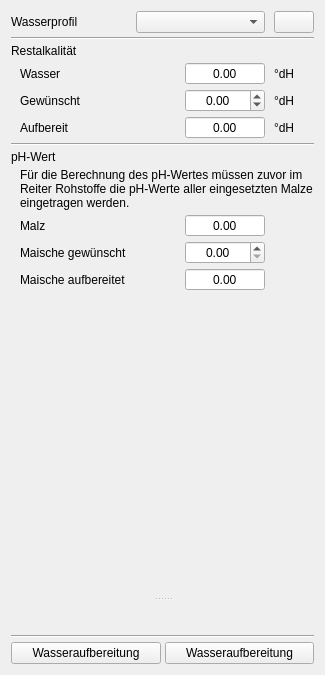
      <widget class="QWidget" name="tabWasseraufbereitung">
       <attribute name="icon">
        <iconset theme="wasseraufbereitung"/>
       </attribute>
       <attribute name="title">
        <string>Wasseraufbereitung</string>
       </attribute>
       <layout class="QVBoxLayout" name="verticalLayout_14">
        <property name="spacing">
         <number>4</number>
        </property>
        <item>
         <layout class="QGridLayout" name="gridLayout_6">
          <property name="horizontalSpacing">
           <number>9</number>
          </property>
          <property name="verticalSpacing">
           <number>4</number>
          </property>
          <item row="3" column="3">
           <widget class="QLabel" name="label_72">
            <property name="text">
             <string notr="true">°dH</string>
            </property>
           </widget>
          </item>
          <item row="3" column="2">
           <widget class="DoubleSpinBoxSud" name="tbRestalkalitaetWasser">
            <property name="toolTip">
             <string>&lt;html&gt;&lt;head/&gt;&lt;body&gt;&lt;p&gt;Hier wird die &lt;span style=&quot; font-weight:600;&quot;&gt;Restalkalität &lt;/span&gt;vom &lt;span style=&quot; font-weight:600;&quot;&gt;unbehandelten Wasser&lt;/span&gt; angegeben.&lt;/p&gt;&lt;p&gt;Die muss nicht zwingend Leitungs- oder Brunnenwasser sein, es kann auch destilliertes oder Osmosewasser sein. Entscheidend für die Wasseraufbereitung ist die Restalkalität, die die Menge der Aufsalzung bestimmt.&lt;/p&gt;&lt;p&gt;Manche Wasserprofile wie das extrem sulfathaltige Wasser von Burton-on-Trent verhindern eine Aufbereitung mit Hauswasser. Die Werte sind so extrem, dass Calcium, Magnesium, Sulfat, Natrium und Chlorid nicht in das gewünschte Verhältnis gebracht werden können.&lt;/p&gt;&lt;p&gt;Viele Brauer, vor allem wenn sie sehr hartes Wasser haben, greifen in solchen Fällen auf &lt;span style=&quot; font-weight:600;&quot;&gt;Osmosewasser&lt;/span&gt; zurück und salzen gezielt ausgehend von entmineralisiertem Wasser auf. Dafür sind allerdings profunde Kenntnisse der Wasserchemie nötig. Fachforen, seltener Fachbücher, sind hier eine große Hilfe.&lt;/p&gt;&lt;p&gt;Der Kleine Brauhelfer unterstützt den Brauer entscheidend dabei sein Leitungs- oder Brunnnwasser und ein Wasserprofil abzustimmen.&lt;/p&gt;&lt;p&gt;Dazu wird zuerst das &lt;span style=&quot; font-weight:600;&quot;&gt;Rohwasser &lt;/span&gt;im &lt;span style=&quot; font-weight:600;&quot;&gt;Tab Ausrüstung&lt;/span&gt; gewählt, dann das &lt;span style=&quot; font-weight:600;&quot;&gt;Wasserprofil &lt;/span&gt;im &lt;span style=&quot; font-weight:600;&quot;&gt;Tab Rohstoffe&lt;/span&gt;. Anhand der Differenzen tastet man sich an das gewählte Profil mit Salzen und Säuren heran.&lt;/p&gt;&lt;/body&gt;&lt;/html&gt;</string>
            </property>
            <property name="alignment">
             <set>Qt::AlignmentFlag::AlignCenter</set>
            </property>
            <property name="readOnly">
             <bool>true</bool>
            </property>
            <property name="buttonSymbols">
             <enum>QAbstractSpinBox::ButtonSymbols::NoButtons</enum>
            </property>
            <property name="decimals">
             <number>2</number>
            </property>
            <property name="minimum">
             <double>-99.000000000000000</double>
            </property>
            <property name="maximum">
             <double>99.000000000000000</double>
            </property>
           </widget>
          </item>
          <item row="5" column="3">
           <widget class="QLabel" name="label_74">
            <property name="text">
             <string notr="true">°dH</string>
            </property>
           </widget>
          </item>
          <item row="9" column="0">
           <widget class="QLabel" name="lblPhMalz">
            <property name="text">
             <string>Malz</string>
            </property>
            <property name="indent">
             <number>9</number>
            </property>
           </widget>
          </item>
          <item row="9" column="2">
           <widget class="DoubleSpinBoxSud" name="tbPhMalz">
            <property name="toolTip">
             <string>&lt;html&gt;&lt;head/&gt;&lt;body&gt;&lt;p&gt;Hier wird der &lt;span style=&quot; font-weight:600;&quot;&gt;pH-Wert der Schüttung&lt;/span&gt; angegeben. Zuvor müssen im Reiter &lt;span style=&quot; font-style:italic;&quot;&gt;Rohstoffe&lt;/span&gt; die pH-Werte aller Malze eingetragen werden.&lt;/p&gt;&lt;p&gt;Malze wirken im warmen Brauwasser leicht sauer, indem sie den pH-Wert senken. Man spricht daher von einem eigenen pH-Wert von Malz, den Schrot-pH. Malze wirken um so sauer, je dunkler sie sind. Zusätzlich ist die Malzsorte ein wichtiger Faktor. Karamellmalze oder Röstmalze etwa wirken säuresenkender als Basismalze oder Rohfrucht.&lt;/p&gt;&lt;p&gt;Ausführlich iInformationen zur Wasserchemie im allgemeinen und zur Säurebildung von Malz finden sich auf der &lt;a href=&quot;https://maischemalzundmehr.de/index.php?inhaltmitte=toolswasserrechner&quot;&gt;&lt;span style=&quot; text-decoration: underline; color:#0068da;&quot;&gt;Wasserseite von Maische, Malz und Meh&lt;/span&gt;&lt;/a&gt;r (auf Deutsch) und auf den Seiten vom amerikanischen Brauer und &lt;a href=&quot;https://www.brunwater.com/water-knowledge&quot;&gt;&lt;span style=&quot; text-decoration: underline; color:#0068da;&quot;&gt;Wasserspezialist Martin Brungard &lt;/span&gt;&lt;/a&gt;und seines Tools Brew'n Water (auf Englisch).&lt;/p&gt;&lt;p&gt;Wasserchemie gehört im Brauwesen mit zu den schwersten Kapiteln. Viele gute Artikel finden sich neben Fachbüchern auch bei Aquaristen. Wasserversorger müssen aktuelle, regionale Daten spätestens auf Anfrage bereitstellen.&lt;/p&gt;&lt;/body&gt;&lt;/html&gt;</string>
            </property>
            <property name="alignment">
             <set>Qt::AlignmentFlag::AlignCenter</set>
            </property>
            <property name="readOnly">
             <bool>true</bool>
            </property>
            <property name="buttonSymbols">
             <enum>QAbstractSpinBox::ButtonSymbols::NoButtons</enum>
            </property>
            <property name="decimals">
             <number>2</number>
            </property>
           </widget>
          </item>
          <item row="5" column="0">
           <widget class="QLabel" name="label_73">
            <property name="text">
             <string>Aufbereit</string>
            </property>
            <property name="indent">
             <number>9</number>
            </property>
           </widget>
          </item>
          <item row="4" column="3">
           <widget class="QLabel" name="label_70">
            <property name="minimumSize">
             <size>
              <width>40</width>
              <height>0</height>
             </size>
            </property>
            <property name="text">
             <string notr="true">°dH</string>
            </property>
           </widget>
          </item>
          <item row="7" column="0" colspan="4">
           <widget class="QLabel" name="label_76">
            <property name="text">
             <string>pH-Wert</string>
            </property>
           </widget>
          </item>
          <item row="6" column="0" colspan="4">
           <widget class="Line" name="line_13">
            <property name="orientation">
             <enum>Qt::Orientation::Horizontal</enum>
            </property>
           </widget>
          </item>
          <item row="1" column="0" colspan="4">
           <widget class="Line" name="line_6">
            <property name="orientation">
             <enum>Qt::Orientation::Horizontal</enum>
            </property>
           </widget>
          </item>
          <item row="2" column="0" colspan="4">
           <widget class="QLabel" name="label_75">
            <property name="text">
             <string>Restalkalität</string>
            </property>
           </widget>
          </item>
          <item row="3" column="0">
           <widget class="QLabel" name="label_69">
            <property name="text">
             <string>Wasser</string>
            </property>
            <property name="indent">
             <number>9</number>
            </property>
           </widget>
          </item>
          <item row="11" column="0">
           <widget class="QLabel" name="lblPhMaische">
            <property name="text">
             <string>Maische aufbereitet</string>
            </property>
            <property name="indent">
             <number>9</number>
            </property>
           </widget>
          </item>
          <item row="11" column="2">
           <widget class="DoubleSpinBoxSud" name="tbPhMaische">
            <property name="toolTip">
             <string>&lt;html&gt;&lt;head/&gt;&lt;body&gt;&lt;p&gt;Hier wird der &lt;span style=&quot; font-weight:600;&quot;&gt;pH-Wert der Maische&lt;/span&gt; angegeben. Zuvor müssen im Reiter &lt;span style=&quot; font-style:italic;&quot;&gt;Rohstoffe&lt;/span&gt; die pH-Werte aller Malze eingetragen werden. Malze haben je nach Sorte einen unterschiedlichen Malz-pH. Zusammen mit dem Wasser-pH addieren sich sich zum Maische-pH zusammen.&lt;/p&gt;&lt;/body&gt;&lt;/html&gt;</string>
            </property>
            <property name="alignment">
             <set>Qt::AlignmentFlag::AlignCenter</set>
            </property>
            <property name="readOnly">
             <bool>true</bool>
            </property>
            <property name="buttonSymbols">
             <enum>QAbstractSpinBox::ButtonSymbols::NoButtons</enum>
            </property>
            <property name="decimals">
             <number>2</number>
            </property>
           </widget>
          </item>
          <item row="5" column="2">
           <widget class="DoubleSpinBoxSud" name="tbRestalkalitaetIst">
            <property name="toolTip">
             <string>&lt;html&gt;&lt;head/&gt;&lt;body&gt;&lt;p&gt;Hier wird die &lt;span style=&quot; font-weight:600;&quot;&gt;Restalkalität des aufbereiteten Wassers&lt;/span&gt; angegeben. Diese setzt sich zusammen aus der Restalkalität des Wassers und der Restalkalität der unten eingetragenen Wasseraufbereitungsmitteln.&lt;/p&gt;&lt;p&gt;Die Restalkalität wird im deutschsprachigen Raum in deutscher Härte °dH als Gesamthärte angegeben. Wochtig für den Brauer sit jedoch allein die Carbonathärte °dH. In der Schweiz finden sich häufig französische Härtegrad °fH.&lt;/p&gt;&lt;p&gt;Die deutsche Härte Sie definiert sich duch die Menge Calciumcarbonat mmol/l. Brauer benötigen in den meisten Fällen weiches Wasser. Der Grund liegt darin, dass weiches Wasser die Hefeaktivität fördert, mehr aber noch – und gerade bei hellen Biere – die Hopfenbittere angenehm weich und nicht kratzig wirken lässt.&lt;/p&gt;&lt;/body&gt;&lt;/html&gt;</string>
            </property>
            <property name="alignment">
             <set>Qt::AlignmentFlag::AlignCenter</set>
            </property>
            <property name="readOnly">
             <bool>true</bool>
            </property>
            <property name="buttonSymbols">
             <enum>QAbstractSpinBox::ButtonSymbols::NoButtons</enum>
            </property>
            <property name="decimals">
             <number>2</number>
            </property>
            <property name="minimum">
             <double>-99.000000000000000</double>
            </property>
            <property name="maximum">
             <double>99.000000000000000</double>
            </property>
           </widget>
          </item>
          <item row="10" column="2">
           <widget class="DoubleSpinBoxSud" name="tbPhMaischeSoll">
            <property name="toolTip">
             <string>&lt;html&gt;&lt;head/&gt;&lt;body&gt;&lt;p&gt;Hier wird ein &lt;span style=&quot; font-weight:600;&quot;&gt;gewünschter pH-Wert &lt;/span&gt;der&lt;span style=&quot; font-weight:600;&quot;&gt; Maische&lt;/span&gt; angegeben. Zuvor müssen im Reiter &lt;span style=&quot; font-style:italic;&quot;&gt;Rohstoffe&lt;/span&gt; die pH-Werte aller Malze eingetragen werden.&lt;/p&gt;&lt;p&gt;Für den Maischprozess sollte der pH-Wert zwischen 5.3 und 5.7 liegen. &lt;/p&gt;&lt;p&gt;Additive wie Salze und Säuren, aber auch laugisch wirkende Zusätze stellen den gewünschten Maische-pH ein, wenn Schüttung und Brauwasser nicht den angepeilten Werten entsprechen.&lt;/p&gt;&lt;/body&gt;&lt;/html&gt;</string>
            </property>
            <property name="alignment">
             <set>Qt::AlignmentFlag::AlignCenter</set>
            </property>
            <property name="decimals">
             <number>2</number>
            </property>
            <property name="singleStep">
             <double>0.010000000000000</double>
            </property>
           </widget>
          </item>
          <item row="0" column="0">
           <widget class="QLabel" name="label_17">
            <property name="text">
             <string>Wasserprofil</string>
            </property>
           </widget>
          </item>
          <item row="4" column="0">
           <widget class="QLabel" name="label_71">
            <property name="text">
             <string>Gewünscht</string>
            </property>
            <property name="indent">
             <number>9</number>
            </property>
           </widget>
          </item>
          <item row="10" column="0">
           <widget class="QLabel" name="lblPhMaischeSoll">
            <property name="text">
             <string>Maische gewünscht</string>
            </property>
            <property name="indent">
             <number>9</number>
            </property>
           </widget>
          </item>
          <item row="4" column="2">
           <widget class="DoubleSpinBoxSud" name="tbRestalkalitaetSoll">
            <property name="minimumSize">
             <size>
              <width>80</width>
              <height>0</height>
             </size>
            </property>
            <property name="toolTip">
             <string>&lt;html&gt;&lt;head/&gt;&lt;body&gt;&lt;p&gt;Hier wird die &lt;span style=&quot; font-weight:600;&quot;&gt;gewünschte Restalkalität&lt;/span&gt; eingestellt. Sie ist mithin ein Faktor für den richtigen pH-Wert beim Maischen. Ein hoher Wert erhöht den pH-Wert der Maische und mindert die Enymaktivität des Malzes und umgekehrt. Allgemein verlangen helle und hopfenaromatische Biere einen Wert kleiner als 5°dH. Dunkle Biere beinhalten säurefördernde dunkle Malze . Hier sind bis zu 10°dH ein Richtwert&lt;/p&gt;&lt;p&gt;&lt;span style=&quot; font-weight:600;&quot;&gt;Typische Werte:&lt;/span&gt;&lt;/p&gt;&lt;table border=&quot;0&quot; style=&quot; margin-top:0px; margin-bottom:0px; margin-left:0px; margin-right:0px;&quot; cellspacing=&quot;2&quot; cellpadding=&quot;0&quot;&gt;&lt;tr&gt;&lt;td&gt;&lt;p&gt;Helles &lt;/p&gt;&lt;/td&gt;&lt;td&gt;&lt;p&gt;-3 – 0°dH&lt;/p&gt;&lt;/td&gt;&lt;/tr&gt;&lt;tr&gt;&lt;td&gt;&lt;p&gt;Bock hell&lt;/p&gt;&lt;/td&gt;&lt;td&gt;&lt;p&gt;5 – 10°dH&lt;/p&gt;&lt;/td&gt;&lt;/tr&gt;&lt;tr&gt;&lt;td&gt;&lt;p&gt;Export &lt;/p&gt;&lt;/td&gt;&lt;td&gt;&lt;p&gt;0 – 2°dH&lt;/p&gt;&lt;/td&gt;&lt;/tr&gt;&lt;tr&gt;&lt;td&gt;&lt;p&gt;Alt &lt;/p&gt;&lt;/td&gt;&lt;td&gt;&lt;p&gt;0 – 5°dH&lt;/p&gt;&lt;/td&gt;&lt;/tr&gt;&lt;tr&gt;&lt;td&gt;&lt;p&gt;Kölsch &lt;/p&gt;&lt;/td&gt;&lt;td&gt;&lt;p&gt;-3 – 0°dH&lt;/p&gt;&lt;/td&gt;&lt;/tr&gt;&lt;tr&gt;&lt;td&gt;&lt;p&gt;Pilsener &lt;/p&gt;&lt;/td&gt;&lt;td&gt;&lt;p&gt;-2 – 0°dH&lt;/p&gt;&lt;/td&gt;&lt;/tr&gt;&lt;tr&gt;&lt;td&gt;&lt;p&gt;Weizen&lt;/p&gt;&lt;/td&gt;&lt;td&gt;&lt;p&gt;5 – 10°dH&lt;/p&gt;&lt;/td&gt;&lt;/tr&gt;&lt;tr&gt;&lt;td&gt;&lt;p&gt;Stout&lt;/p&gt;&lt;/td&gt;&lt;td&gt;&lt;p&gt;5 – 10°dH&lt;/p&gt;&lt;/td&gt;&lt;/tr&gt;&lt;tr&gt;&lt;td&gt;&lt;p&gt;IPA&lt;/p&gt;&lt;/td&gt;&lt;td&gt;&lt;p&gt;-3 – 0°dH&lt;/p&gt;&lt;/td&gt;&lt;/tr&gt;&lt;/table&gt;&lt;p&gt;Die &lt;span style=&quot; font-weight:600;&quot;&gt;Restalkalität&lt;/span&gt; (RA) des Brauwassers ist entscheidend für den &lt;span style=&quot; font-weight:600;&quot;&gt;pH-Wert&lt;/span&gt; der Maischearbeit und somit für die Effizienz der Stärkespaltung, somit der Frage, ob das Bier mit der Schüttung gelingt. Zugleich ist der pH-Wert beim Maischen Ausgangspunkt aller weiterer Brauschritte.&lt;/p&gt;&lt;p&gt;Brauwasser ist kein reines Wasser, sondern enthält Salze und Ionen wie Chlorid (Cl⁻) und Sulfat (SO₄²⁻), die sich gemschmacklich auswirken. Während des Einmaischens wird das Brauwasser durch das Malz angesäuert. Es reichern sich Hydronium-Ionen (H⁺) an, was zu einem Abfall des pH-Wertes führt. Dabei verhalten sich dunkle Malze generell saurer als hell abgedarrte Malze. Ungehindert senkt sich der pH-Wert dadurch von allein in einen für den Maischeprozess günstigen Bereich zwischen &lt;span style=&quot; font-weight:600;&quot;&gt;pH 5,2 bis 5,8&lt;/span&gt; ab. &lt;/p&gt;&lt;p&gt;Der Knackpunkt ist, dass manches Wasser sich diesem pH-Abfall widersetzt. Dieses Alkalität genannte Phänomen gründet in der Konzentration des Ions Bicarbonat, chemisch &lt;span style=&quot; font-weight:600;&quot;&gt;HCO³⁻&lt;/span&gt;. Das HCO³⁻ fängt die H+-Ionen einfach ab. Die pH-Wert-senkende Wirkung der H+-Ionen verpufft wirkungslos. Dieser Effekt ist um so größer, je mehr HCO3- im Wassser vorhanden ist.&lt;/p&gt;&lt;p&gt;Damit erklärt sich simpel, warum mancher Bierstil mit dem einen Brauwasser funktioniert, ein anderer dagegen nicht. Mithin ist das der Grund, warum Hobbybrauer ihr Wasser vorbehandeln und Salze wie Calciumsulfat (Braugips) hinzugeben, um doch erfolgreich ein Bier oder ein IPA brauen zu können.&lt;/p&gt;&lt;/body&gt;&lt;/html&gt;</string>
            </property>
            <property name="alignment">
             <set>Qt::AlignmentFlag::AlignCenter</set>
            </property>
            <property name="readOnly">
             <bool>false</bool>
            </property>
            <property name="decimals">
             <number>2</number>
            </property>
            <property name="minimum">
             <double>-99.000000000000000</double>
            </property>
            <property name="maximum">
             <double>99.000000000000000</double>
            </property>
            <property name="singleStep">
             <double>0.100000000000000</double>
            </property>
           </widget>
          </item>
          <item row="3" column="1">
           <spacer name="horizontalSpacer_7">
            <property name="orientation">
             <enum>Qt::Orientation::Horizontal</enum>
            </property>
            <property name="sizeHint" stdset="0">
             <size>
              <width>40</width>
              <height>20</height>
             </size>
            </property>
           </spacer>
          </item>
          <item row="8" column="0" colspan="4">
           <widget class="QLabel" name="lblWarnungPh">
            <property name="text">
             <string>&lt;html&gt;&lt;head/&gt;&lt;body&gt;&lt;p&gt;Für die Berechnung des pH-Wertes müssen zuvor im Reiter Rohstoffe die pH-Werte aller eingesetzten Malze eingetragen werden.&lt;/p&gt;&lt;/body&gt;&lt;/html&gt;</string>
            </property>
            <property name="wordWrap">
             <bool>true</bool>
            </property>
            <property name="indent">
             <number>9</number>
            </property>
           </widget>
          </item>
          <item row="0" column="1" colspan="2">
           <widget class="ComboBox" name="cbWasserProfil">
            <property name="toolTip">
             <string>&lt;html&gt;&lt;head/&gt;&lt;body&gt;&lt;p&gt;Hier wird das verwendete &lt;span style=&quot; font-weight:600;&quot;&gt;Wasserprofil&lt;/span&gt; gewählt.&lt;/p&gt;&lt;p&gt;Im &lt;span style=&quot; font-weight:600;&quot;&gt;Tab Ausrüstung &lt;/span&gt;muss mindestens ein Wasserprofil erstellt werden.&lt;/p&gt;&lt;p&gt;Fortgeschrittene Anwender definieren für unterschiedliche Bierstile oft verschiedene Wasserprofile und nutzen dazu unterschiedliche Techniken der Wasseraufbereitung.&lt;/p&gt;&lt;p&gt;Beliebt ist destilliertes Wasser oder Wasser aus einer Osmoseanlage. Diese Wasserprofile bieten sich bei einem harten Brauwasser an, wenn helle und hopfenbetonte Biere gebraut werden sollen.&lt;/p&gt;&lt;/body&gt;&lt;/html&gt;</string>
            </property>
           </widget>
          </item>
          <item row="0" column="3">
           <widget class="PushButton" name="btnWasserProfil">
            <property name="minimumSize">
             <size>
              <width>40</width>
              <height>0</height>
             </size>
            </property>
            <property name="toolTip">
             <string>&lt;html&gt;&lt;head/&gt;&lt;body&gt;&lt;p&gt;Hier öffnet man die Eingabemaske für das detaillierte &lt;span style=&quot; font-weight:700;&quot;&gt;Wasserprofil.&lt;/span&gt;&lt;/p&gt;&lt;p&gt;Über nebenstehendes Pop-p-Menü kann dann das Wunschprofil für das Rezept bequem ausgewählt werden.&lt;/p&gt;&lt;/body&gt;&lt;/html&gt;</string>
            </property>
            <property name="icon">
             <iconset theme="edit"/>
            </property>
           </widget>
          </item>
         </layout>
        </item>
        <item>
         <widget class="QSplitter" name="splitterWasseraufbereitung">
          <property name="orientation">
           <enum>Qt::Orientation::Vertical</enum>
          </property>
          <widget class="QScrollArea" name="scrollAreaWasseraufbereitung">
           <property name="sizePolicy">
            <sizepolicy hsizetype="Expanding" vsizetype="Expanding">
             <horstretch>0</horstretch>
             <verstretch>1</verstretch>
            </sizepolicy>
           </property>
           <property name="frameShape">
            <enum>QFrame::Shape::NoFrame</enum>
           </property>
           <property name="widgetResizable">
            <bool>true</bool>
           </property>
           <widget class="QWidget" name="scrollAreaWidgetContents_17">
            <property name="geometry">
             <rect>
              <x>0</x>
              <y>0</y>
              <width>317</width>
              <height>363</height>
             </rect>
            </property>
            <layout class="QVBoxLayout" name="verticalLayout_28">
             <property name="spacing">
              <number>6</number>
             </property>
             <property name="leftMargin">
              <number>0</number>
             </property>
             <property name="topMargin">
              <number>0</number>
             </property>
             <property name="rightMargin">
              <number>0</number>
             </property>
             <property name="bottomMargin">
              <number>0</number>
             </property>
             <item>
              <layout class="QVBoxLayout" name="layoutWasseraufbereitung">
               <property name="spacing">
                <number>6</number>
               </property>
              </layout>
             </item>
             <item>
              <spacer name="verticalSpacer_8">
               <property name="orientation">
                <enum>Qt::Orientation::Vertical</enum>
               </property>
               <property name="sizeHint" stdset="0">
                <size>
                 <width>20</width>
                 <height>561</height>
                </size>
               </property>
              </spacer>
             </item>
            </layout>
           </widget>
          </widget>
          <widget class="WdgBemerkung" name="wdgBemerkungWasseraufbereitung" native="true">
           <property name="toolTip">
            <string>&lt;html&gt;&lt;head/&gt;&lt;body&gt;&lt;p&gt;Hier ist Platz für Bemerkungen zum &lt;span style=&quot; font-weight:700;&quot;&gt;Prozessschritt Wasseraufbereitung&lt;/span&gt;.&lt;/p&gt;&lt;/body&gt;&lt;/html&gt;</string>
           </property>
          </widget>
         </widget>
        </item>
        <item>
         <widget class="Line" name="lineNeueWasseraufbereitung">
          <property name="orientation">
           <enum>Qt::Orientation::Horizontal</enum>
          </property>
         </widget>
        </item>
        <item>
         <layout class="QHBoxLayout" name="horizontalLayout_17">
          <item>
           <widget class="PushButton" name="btnNeueWasseraufbereitung">
            <property name="toolTip">
             <string>&lt;html&gt;&lt;head/&gt;&lt;body&gt;&lt;p&gt;Hiermit wird eine &lt;span style=&quot; font-weight:600;&quot;&gt;Zutat&lt;/span&gt; zur &lt;span style=&quot; font-weight:600;&quot;&gt;Wasseraufbereitung&lt;/span&gt; hinzugefügt.&lt;/p&gt;&lt;p&gt;Eine Wasserzutat kann ein pH-senkendes Salz wie Calciumsulfat CaSO₄ sein, eine pH-senkende Säure wie Milchsäure 80% oder eine pH-hebendes Salz wie Natron (Natriumhydrogencarbonat NaHCO₃) sein.&lt;/p&gt;&lt;p&gt;Der Kleine Brauhelfer nutzt die konservative Messgröße der deutschen &lt;span style=&quot; font-weight:600;&quot;&gt;Härte °dH &lt;/span&gt;pro Zutat als Menge &lt;span style=&quot; font-weight:600;&quot;&gt;g/l&lt;/span&gt; oder &lt;span style=&quot; font-weight:600;&quot;&gt;m/l&lt;/span&gt;. Dies hat lediglich informativen Wert. Für den Brauer von zentralem Interesse ist letztlich die Angabe vom &lt;span style=&quot; font-weight:600;&quot;&gt;pH-Wert&lt;/span&gt; des aufbereiteten Brauwassers. Dabei ist von folgender Regel auszugehen:&lt;/p&gt;&lt;p&gt;Zuerst werden die Brausalze eingesetzt, ist der optimale pH-Wert dann noch nicht erreicht, die Säuren.&lt;/p&gt;&lt;p&gt;&lt;span style=&quot; font-weight:600; color:#ff2600;&quot;&gt;Achtung: &lt;/span&gt;Generell gilt für helle und dunkler Biere:&lt;span style=&quot; font-weight:600;&quot;&gt; pH 5,5 &lt;/span&gt;ist der &lt;span style=&quot; font-weight:600;&quot;&gt;Richtwert&lt;/span&gt;.&lt;/p&gt;&lt;p&gt;&lt;span style=&quot; font-family:'Lucida Grande','Trebuchet MS','Verdana','Helvetica','Arial','sans-serif'; color:#333333;&quot;&gt;Wer es genauer haben will: &lt;/span&gt;&lt;span style=&quot; font-family:'Lucida Grande','Trebuchet MS','Verdana','Helvetica','Arial','sans-serif'; font-weight:600; color:#333333;&quot;&gt;pH 5,4 &lt;/span&gt;&lt;span style=&quot; font-family:'Lucida Grande','Trebuchet MS','Verdana','Helvetica','Arial','sans-serif'; color:#333333;&quot;&gt;für &lt;/span&gt;&lt;span style=&quot; font-family:'Lucida Grande','Trebuchet MS','Verdana','Helvetica','Arial','sans-serif'; font-weight:600; color:#333333;&quot;&gt;helle Biere&lt;/span&gt;&lt;span style=&quot; font-family:'Lucida Grande','Trebuchet MS','Verdana','Helvetica','Arial','sans-serif'; color:#333333;&quot;&gt;, &lt;/span&gt;&lt;span style=&quot; font-family:'Lucida Grande','Trebuchet MS','Verdana','Helvetica','Arial','sans-serif'; font-weight:600; color:#333333;&quot;&gt;pH 5,6&lt;/span&gt;&lt;span style=&quot; font-family:'Lucida Grande','Trebuchet MS','Verdana','Helvetica','Arial','sans-serif'; color:#333333;&quot;&gt; für &lt;/span&gt;&lt;span style=&quot; font-family:'Lucida Grande','Trebuchet MS','Verdana','Helvetica','Arial','sans-serif'; font-weight:600; color:#333333;&quot;&gt;dunkle Biere&lt;/span&gt;&lt;span style=&quot; font-family:'Lucida Grande','Trebuchet MS','Verdana','Helvetica','Arial','sans-serif'; color:#333333;&quot;&gt;. Ober- und Untergrenze sind pH 5,8 und pH 5,2. Da man allgemein Messfehler von pH ±0,1 annimt (auch bei guten pH-Metern), empfiehlt esich pH 5,3 und pH 7,7 nie zu unter- bzw. überschreiten.&lt;br/&gt;&lt;br/&gt;Die Werte sind allgemeingültig.&lt;/span&gt;&lt;/p&gt;&lt;/body&gt;&lt;/html&gt;</string>
            </property>
            <property name="text">
             <string>Wasseraufbereitung</string>
            </property>
            <property name="icon">
             <iconset theme="plus"/>
            </property>
           </widget>
          </item>
          <item>
           <widget class="PushButton" name="btnWasseraufbereitungUebernehmen">
            <property name="toolTip">
             <string>&lt;html&gt;&lt;head/&gt;&lt;body&gt;&lt;p&gt;Hiermit werden &lt;span style=&quot; font-weight:600;&quot;&gt;alle Wasseraufbereitungseinträge&lt;/span&gt; aus einem bestehenden Rezept &lt;span style=&quot; font-weight:600;&quot;&gt;übernommen&lt;/span&gt;.&lt;/p&gt;&lt;/body&gt;&lt;/html&gt;</string>
            </property>
            <property name="text">
             <string>Wasseraufbereitung</string>
            </property>
            <property name="icon">
             <iconset theme="import"/>
            </property>
           </widget>
          </item>
         </layout>
        </item>
       </layout>
      </widget>
